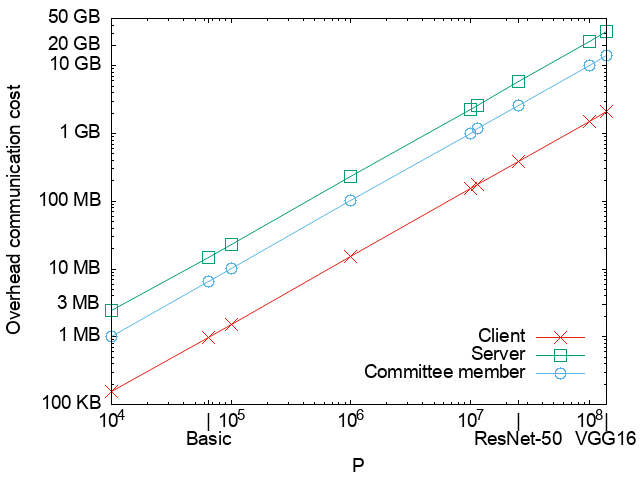

This chart was generated by the following gnuplot code:
set terminal png font "Helvetica,14" 
set output "online_comm_c15_n100.png"
set datafile sep ','
set key bottom right Right offset 0, 1
set xlabel "P" offset 0, -1
set ylabel "Overhead communication cost"
set ytics add ("100 KB" 0.1)
set ytics add ("1 MB" 1)
set ytics add ("3 MB" 3)
set ytics add ("10 MB" 10)
set ytics add ("100 MB" 100)
set ytics add ("1 GB" 1000)
set ytics add ("10 GB" 10000)
set ytics add ("" 20000)
set ytics add ("50 GB" 50000)
set xtics add ("10^4" 10000)
set xtics add ("|\nBasic" 64811)
set xtics add ("10^5" 100000)
set xtics add ("10^6" 1000000)
set xtics add ("10^7" 10000000)
# set xtics add ("|\nResNet-18" 11511784)
# set xtics add ("|\n|\nResNet-50" 25557032)
set xtics add ("|\nResNet-50" 25557032)
set xtics add ("10^8" 100000000)
set xtics add ("|\nVGG16" 138357544)
set log y
set log x
# set xtics rotate by 90 right

# x=p, for committee_size=10 and p=100
plot [9999:138357545][:50000] '../online_comm/online_comm.csv' every ::72::80 using 3:($4-$7) title 'Client' with linespoints pt 2 ps 2 lc 7, \
             '../online_comm/online_comm.csv' every ::72::80 using 3:($5-$8) title 'Server' with linespoints pt 4 ps 2 lc 2, \
             '../online_comm/online_comm.csv' every ::72::80 using 3:6 title 'Committee member' with linespoints pt 6 ps 2 lc 3
